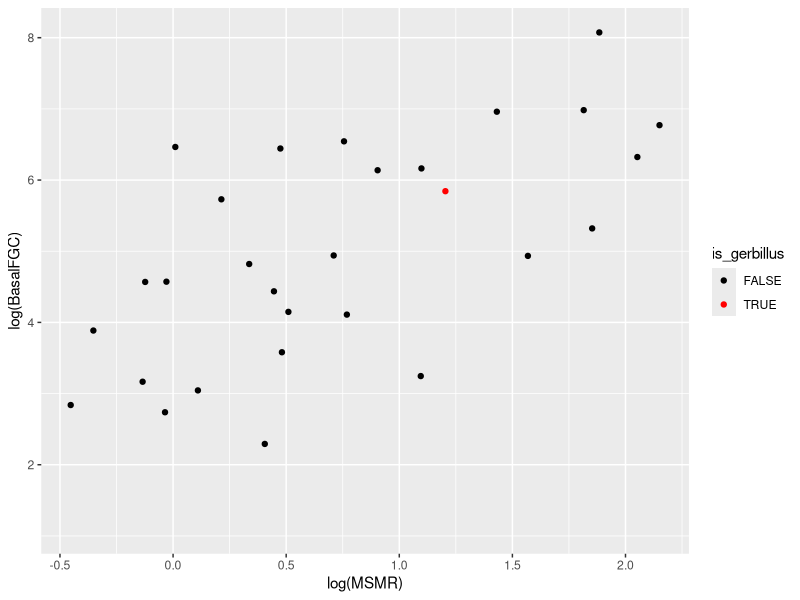
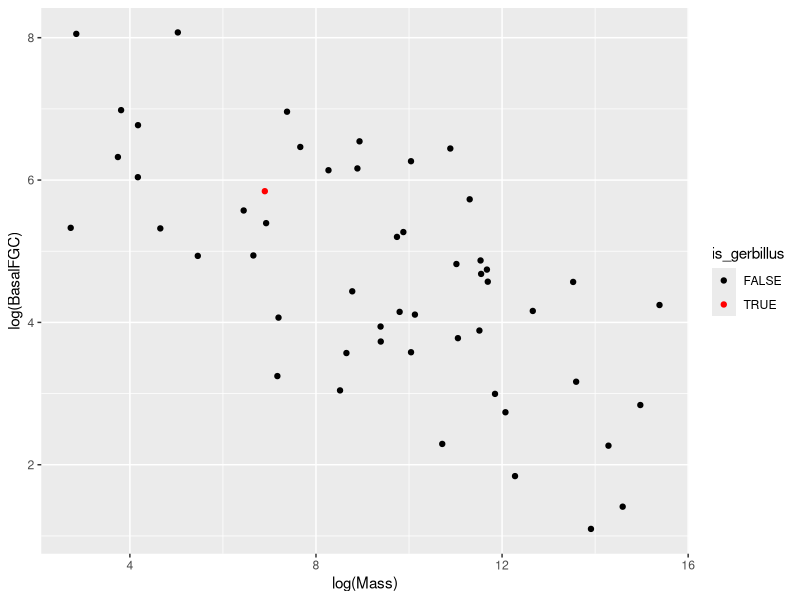
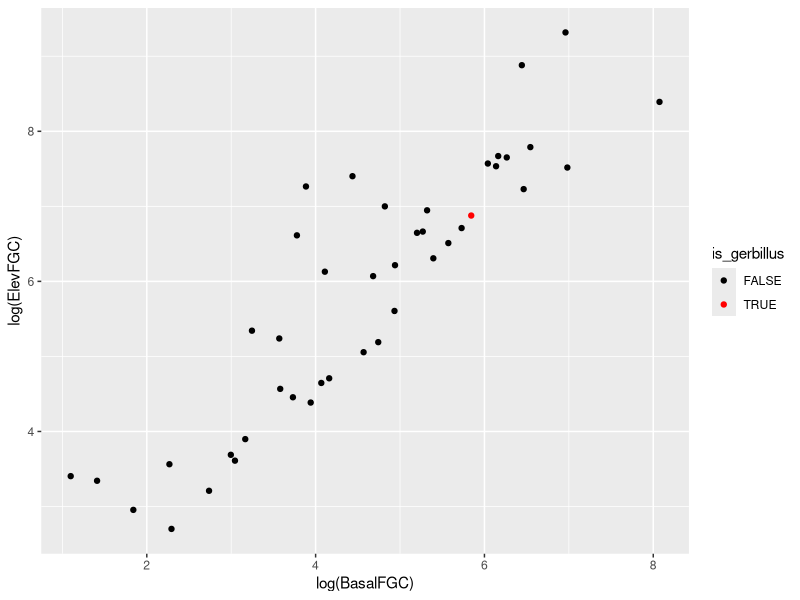

Write the R code that produced these figures, in order.

################################################################################

# This is just a script to chech if gerbil data look weird
# live laugh love -Kyle

################################################################################

library(tidyverse)

df <- read.csv("Cortisol/CortisolDataClean.csv")

df <- df %>%
  mutate(is_gerbillus = grepl("^Cavia", Species, ignore.case = TRUE))

ggplot(df, aes(x = log(MSMR), y = log(BasalFGC))) +
  geom_point(aes(color = is_gerbillus)) +
  scale_color_manual(values = c(`TRUE` = "red", `FALSE` = "black"))

ggplot(df, aes(x = log(Mass), y = log(BasalFGC))) +
  geom_point(aes(color = is_gerbillus)) +
  scale_color_manual(values = c(`TRUE` = "red", `FALSE` = "black"))

ggplot(df, aes(x = log(BasalFGC), y = log(ElevFGC))) +
  geom_point(aes(color = is_gerbillus)) +
  scale_color_manual(values = c(`TRUE` = "red", `FALSE` = "black"))
